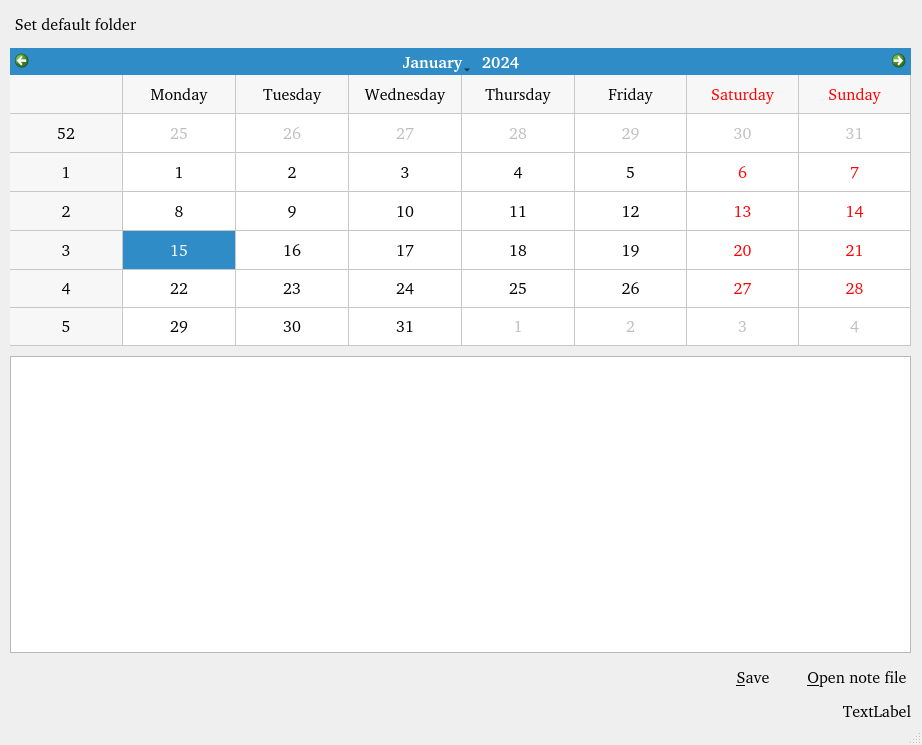
<?xml version="1.0" encoding="UTF-8"?>
<ui version="4.0">
 <class>MainWindow</class>
 <widget class="QMainWindow" name="MainWindow">
  <property name="geometry">
   <rect>
    <x>0</x>
    <y>0</y>
    <width>922</width>
    <height>745</height>
   </rect>
  </property>
  <property name="font">
   <font>
    <family>Courier 10 Pitch [bitstream]</family>
    <pointsize>12</pointsize>
   </font>
  </property>
  <property name="contextMenuPolicy">
   <enum>Qt::ActionsContextMenu</enum>
  </property>
  <property name="windowTitle">
   <string>Mood Tracker</string>
  </property>
  <property name="windowIcon">
   <iconset resource="resources.qrc">
    <normaloff>:/icons/icons/icon.png</normaloff>:/icons/icons/icon.png</iconset>
  </property>
  <property name="iconSize">
   <size>
    <width>24</width>
    <height>24</height>
   </size>
  </property>
  <property name="toolButtonStyle">
   <enum>Qt::ToolButtonTextBesideIcon</enum>
  </property>
  <property name="documentMode">
   <bool>true</bool>
  </property>
  <widget class="QWidget" name="centralwidget">
   <widget class="QWidget" name="verticalLayoutWidget">
    <property name="geometry">
     <rect>
      <x>0</x>
      <y>0</y>
      <width>921</width>
      <height>721</height>
     </rect>
    </property>
    <layout class="QVBoxLayout" name="verticalLayout">
     <property name="spacing">
      <number>10</number>
     </property>
     <property name="leftMargin">
      <number>10</number>
     </property>
     <property name="topMargin">
      <number>10</number>
     </property>
     <property name="rightMargin">
      <number>10</number>
     </property>
     <property name="bottomMargin">
      <number>0</number>
     </property>
     <item>
      <layout class="QHBoxLayout" name="horizontalLayout_3">
       <item>
        <widget class="QPushButton" name="setFolderButton">
         <property name="text">
          <string>Set default folder</string>
         </property>
         <property name="icon">
          <iconset resource="resources.qrc">
           <normaloff>:/icons/icons/file.png</normaloff>:/icons/icons/file.png</iconset>
         </property>
         <property name="flat">
          <bool>true</bool>
         </property>
        </widget>
       </item>
       <item>
        <spacer name="horizontalSpacer_2">
         <property name="orientation">
          <enum>Qt::Horizontal</enum>
         </property>
         <property name="sizeHint" stdset="0">
          <size>
           <width>40</width>
           <height>20</height>
          </size>
         </property>
        </spacer>
       </item>
      </layout>
     </item>
     <item>
      <widget class="QCalendarWidget" name="calendar">
       <property name="font">
        <font>
         <family>Courier 10 Pitch [bitstream]</family>
         <pointsize>12</pointsize>
        </font>
       </property>
       <property name="tabletTracking">
        <bool>false</bool>
       </property>
       <property name="gridVisible">
        <bool>true</bool>
       </property>
       <property name="horizontalHeaderFormat">
        <enum>QCalendarWidget::LongDayNames</enum>
       </property>
      </widget>
     </item>
     <item>
      <widget class="QTextEdit" name="textEdit">
       <property name="tabChangesFocus">
        <bool>true</bool>
       </property>
       <property name="textInteractionFlags">
        <set>Qt::LinksAccessibleByKeyboard|Qt::LinksAccessibleByMouse|Qt::TextBrowserInteraction|Qt::TextEditable|Qt::TextEditorInteraction|Qt::TextSelectableByKeyboard|Qt::TextSelectableByMouse</set>
       </property>
      </widget>
     </item>
     <item>
      <layout class="QHBoxLayout" name="horizontalLayout" stretch="1,0,0">
       <property name="spacing">
        <number>10</number>
       </property>
       <property name="leftMargin">
        <number>0</number>
       </property>
       <property name="rightMargin">
        <number>0</number>
       </property>
       <item>
        <spacer name="horizontalSpacer">
         <property name="orientation">
          <enum>Qt::Horizontal</enum>
         </property>
         <property name="sizeHint" stdset="0">
          <size>
           <width>40</width>
           <height>20</height>
          </size>
         </property>
        </spacer>
       </item>
       <item>
        <widget class="QPushButton" name="saveButton">
         <property name="sizePolicy">
          <sizepolicy hsizetype="Maximum" vsizetype="Fixed">
           <horstretch>0</horstretch>
           <verstretch>0</verstretch>
          </sizepolicy>
         </property>
         <property name="minimumSize">
          <size>
           <width>0</width>
           <height>0</height>
          </size>
         </property>
         <property name="text">
          <string>&amp;Save</string>
         </property>
         <property name="icon">
          <iconset resource="resources.qrc">
           <normaloff>:/icons/icons/save.png</normaloff>:/icons/icons/save.png</iconset>
         </property>
         <property name="shortcut">
          <string>Ctrl+S</string>
         </property>
         <property name="flat">
          <bool>true</bool>
         </property>
        </widget>
       </item>
       <item>
        <widget class="QPushButton" name="openButton">
         <property name="sizePolicy">
          <sizepolicy hsizetype="Maximum" vsizetype="Fixed">
           <horstretch>0</horstretch>
           <verstretch>0</verstretch>
          </sizepolicy>
         </property>
         <property name="minimumSize">
          <size>
           <width>0</width>
           <height>0</height>
          </size>
         </property>
         <property name="layoutDirection">
          <enum>Qt::LeftToRight</enum>
         </property>
         <property name="text">
          <string>&amp;Open note file</string>
         </property>
         <property name="icon">
          <iconset resource="resources.qrc">
           <normaloff>:/icons/icons/pencil.png</normaloff>:/icons/icons/pencil.png</iconset>
         </property>
         <property name="shortcut">
          <string>Ctrl+O</string>
         </property>
         <property name="flat">
          <bool>true</bool>
         </property>
        </widget>
       </item>
      </layout>
     </item>
     <item>
      <widget class="QLabel" name="aboutLabel">
       <property name="frameShape">
        <enum>QFrame::NoFrame</enum>
       </property>
       <property name="lineWidth">
        <number>0</number>
       </property>
       <property name="text">
        <string>TextLabel</string>
       </property>
       <property name="textFormat">
        <enum>Qt::RichText</enum>
       </property>
       <property name="alignment">
        <set>Qt::AlignBottom|Qt::AlignRight|Qt::AlignTrailing</set>
       </property>
       <property name="margin">
        <number>0</number>
       </property>
       <property name="openExternalLinks">
        <bool>true</bool>
       </property>
      </widget>
     </item>
    </layout>
   </widget>
  </widget>
  <widget class="QStatusBar" name="statusbar"/>
  <action name="setFolderAction">
   <property name="checkable">
    <bool>false</bool>
   </property>
   <property name="icon">
    <iconset resource="resources.qrc">
     <normaloff>:/icons/icons/file.png</normaloff>:/icons/icons/file.png</iconset>
   </property>
   <property name="text">
    <string>Set default folder</string>
   </property>
   <property name="iconText">
    <string>Set default folder</string>
   </property>
   <property name="toolTip">
    <string>Set default folder</string>
   </property>
   <property name="font">
    <font>
     <family>Courier 10 Pitch [bitstream]</family>
     <pointsize>11</pointsize>
    </font>
   </property>
   <property name="menuRole">
    <enum>QAction::PreferencesRole</enum>
   </property>
   <property name="iconVisibleInMenu">
    <bool>false</bool>
   </property>
  </action>
 </widget>
 <resources>
  <include location="resources.qrc"/>
 </resources>
 <connections/>
</ui>
